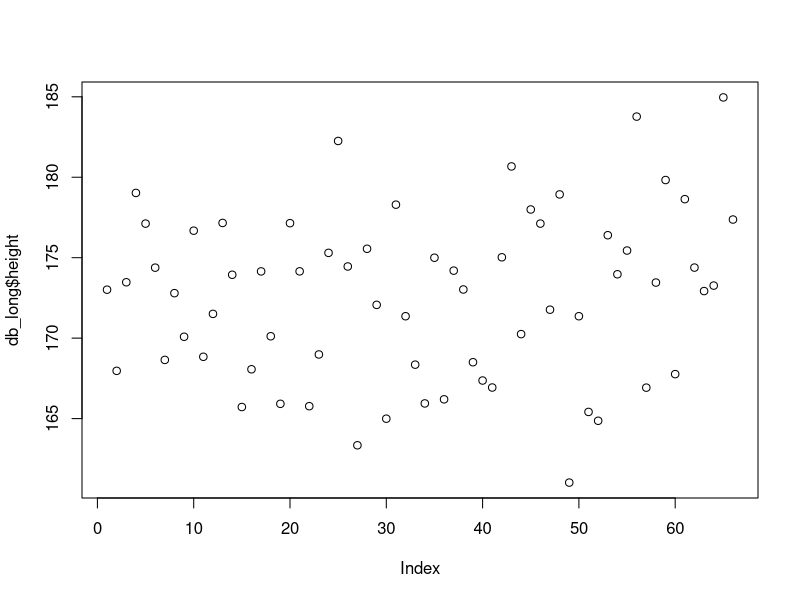
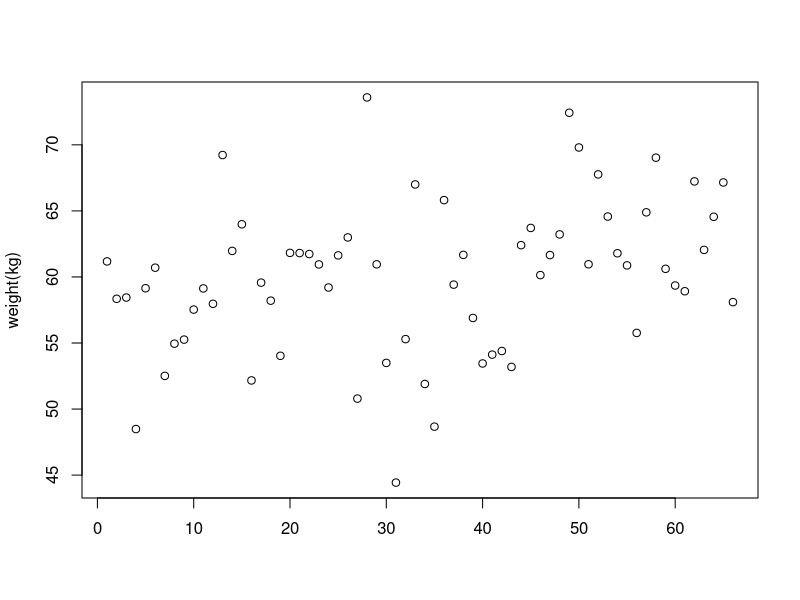
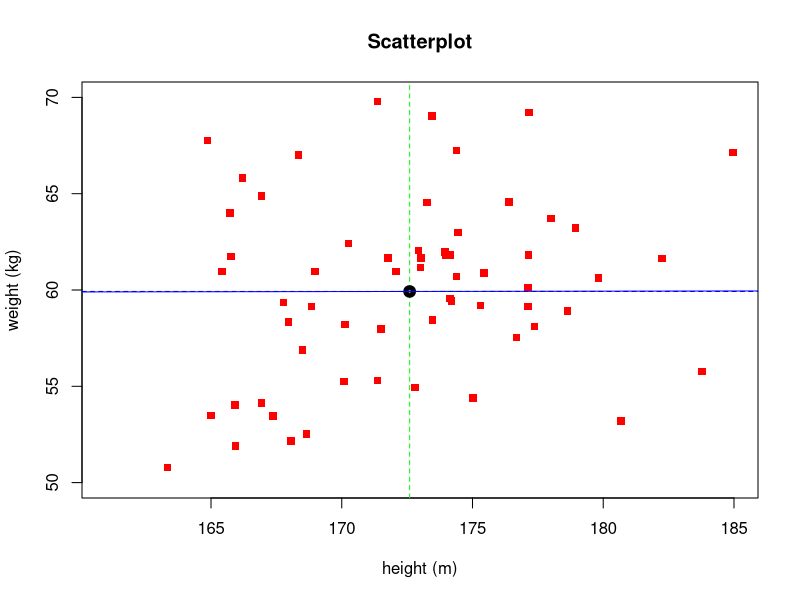
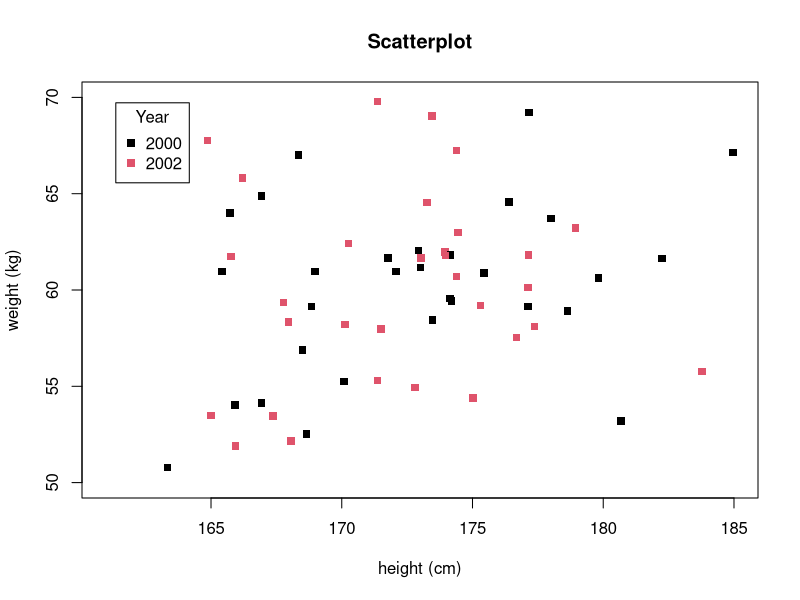
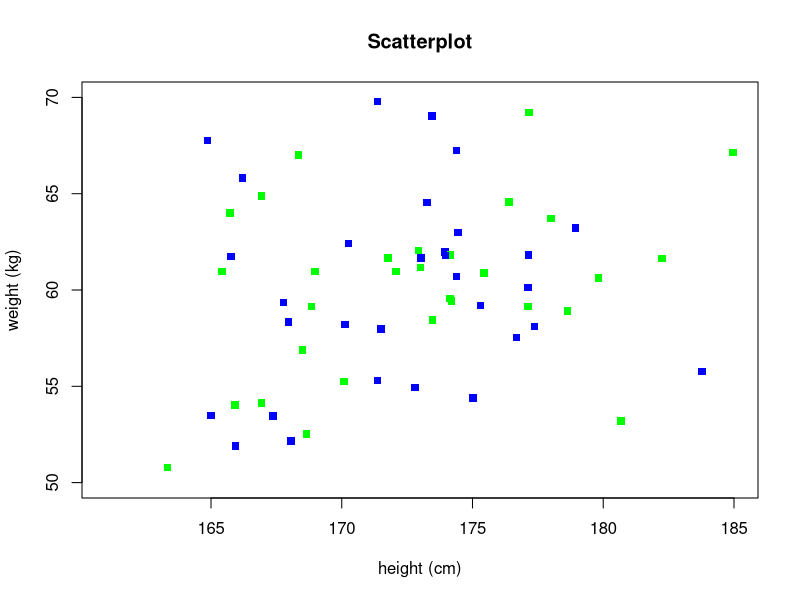
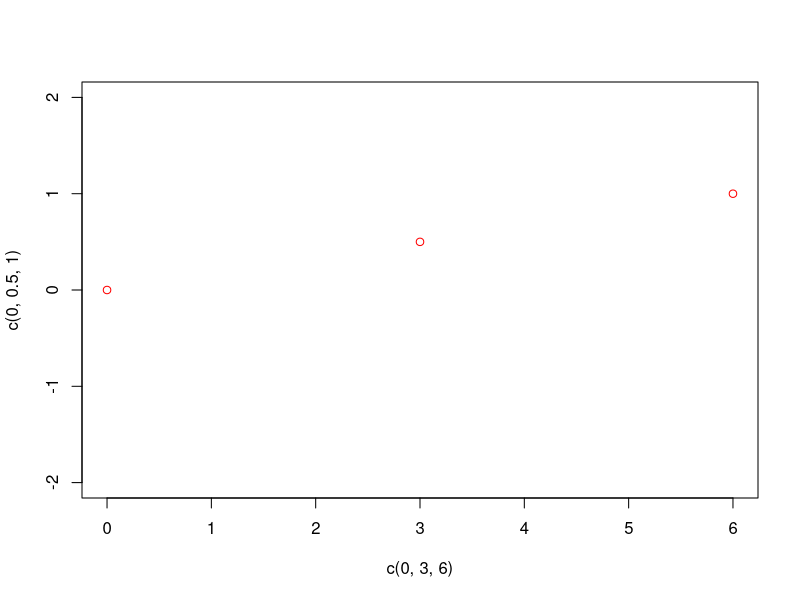
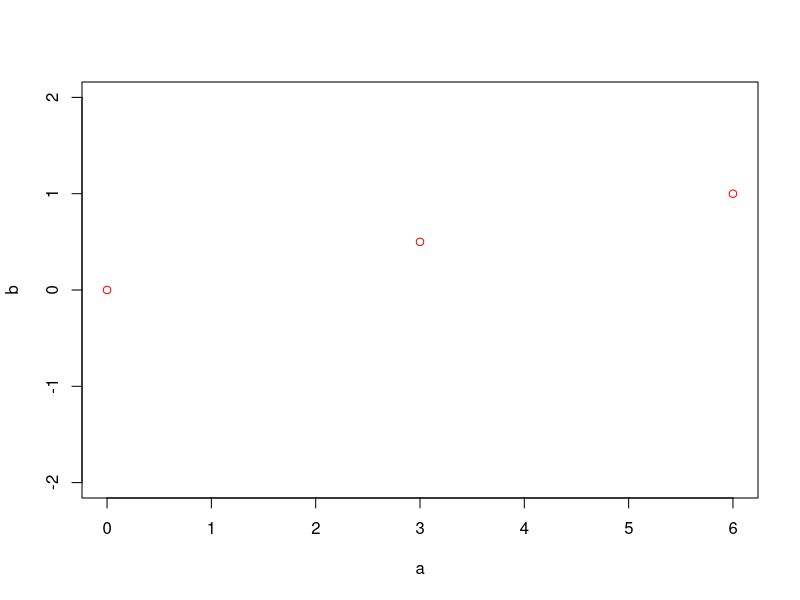
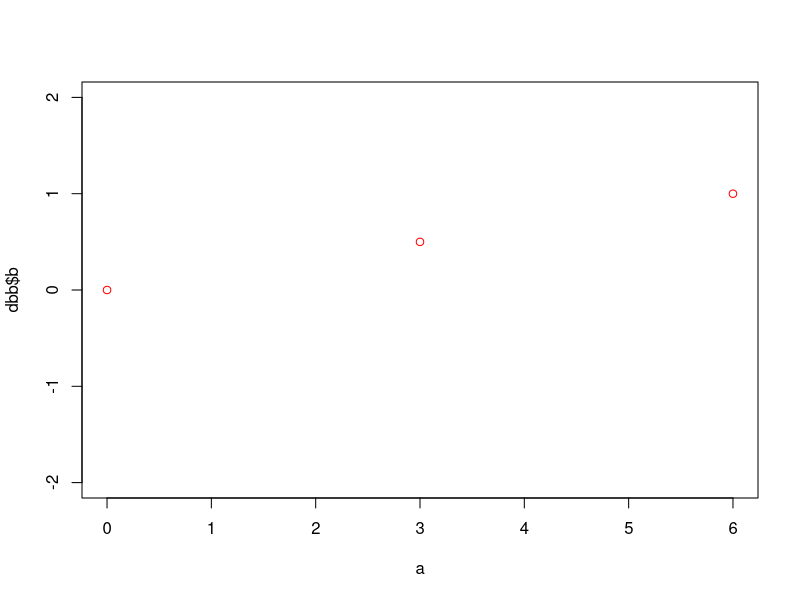

The R source for these figures, in order:

#-----------------------------------
#         script slides day 3:  PLOT
#----------------------------------
set.seed(111)
db_long<-data.frame(ID=rep(1:33,2), 
                    year=factor(rep(c(2000,2002), 33)),
                    weight=rnorm(66,60,5),
                    height=rnorm(66,172,5))

#-------------------------------


# calculate mean height and mean weight (needed for the plot)

meanh<-mean(db_long$height)
meanw<-mean(db_long$weight)

#---SCATTERPLOT 1 
# when considering continuous variable can visualize it with scatterplot
# when using a plot we might want to only plot one variable:
plot(db_long$height)
# the x variable is "index" which indicates observation nr 1,2,3,----

plot(db_long$weight, xlab=" ", ylab="weight(kg)")

#relationship between two variables
plot(db_long$height,db_long$weight, 
     xlab='height (m)', ylab='weight (kg)', ylim=c(50,70),
     col='red', pch=15, 
     main='Scatterplot')


abline(v=meanh, col="green", lty=2)
abline(h=meanw, col="blue", lty=2)
points(meanh,meanw,lwd=5)
# regression line: fitted line for the average of the weight given height
abline(lm(weight~height, db_long), col="blue")




#---SCATTERPLOT 2
plot(db_long$height,db_long$weight, 
     xlab='height (cm)', ylab='weight (kg)', ylim=c(50,70),
     col=db_long$year, pch=15, 
     main='Scatterplot')
legend( 'topleft', levels(db_long$year), pch=15, col=1:2,
        inset=.05, title='Year' )


# if we want to change color:

group_colors <- c("2000" = "green", "2002" = "blue")
# Assign colors to the data points based on the year
db_long$color <- group_colors[db_long$year]

# also with the ifelse:
#db_long$color2<-ifelse(db_long$year=="2000","red","blue")

plot(db_long$height,db_long$weight, 
     xlab='height (cm)', ylab='weight (kg)', ylim=c(50,70),
     col=db_long$color, pch=15, 
     main='Scatterplot')


#--- other examples for plot: 

# to use the plot function we do not need objects to be in the same data.frame
# they need to have same dimension, cause x-y provides the coordinates of each point
plot(c(0,3,6), c(0,0.5,1), col="red", ylim=c(-2,2))
# which would be equivalent of doing: 
a<-c(0,3,6)
b<-c(0,0.5,1)
plot(a,b, col="red", ylim=c(-2,2))
#or
dbb<-data.frame(a,b)
plot(a,dbb$b, col="red", ylim=c(-2,2))


#---BOXPLOT

boxplot(weight~year, db_long, 
        xlab='Year',
        names=c('2000','2002'), col=db_long$year)

##  to be 100% sure 
boxplot(weight~year, db_long, 
        xlab='Year',names=levels(db_long$year),
        col=c("gray","red"))

# as for the aggregate, we can use more categorical variables at once with the "+"
# create categorical variable for height:
db_long$height_cat<-cut(db_long$height, breaks=c(-Inf,median(db_long$height),Inf), labels=c("short","long"))
boxplot(weight~year+height_cat, db_long, 
        xlab='Year')


#---HISTOGRAM 1 
hist(db_long$weight, col="lightblue", xlab="Weight (kg)", main="Histogram")

#---HISTOGRAM 2
hist( db_long$weight, col="lightblue", xlab="Weight (kg)", main="Histogram", prob = TRUE)
lines( density( db_long$weight, na.rm=T ) )

#--- put them together
par(mfrow=c(2,2))
plot(db_long$height*100,db_long$weight, 
     xlab='height (cm)', ylab='weight (kg)', ylim=c(50,70),
     col=db_long$year, pch=15, 
     main='Scatterplot')

boxplot(weight~year, db_long, 
        xlab='Year',names=c("2000","2002"),
        col=c("gray","red"))
hist( db_long$weight, col="lightblue", xlab="Weight (kg)", main="Histogram", prob = TRUE)

dev.off() # used so R knows that you do not need the plot to be into a 2x2 grid anymore















